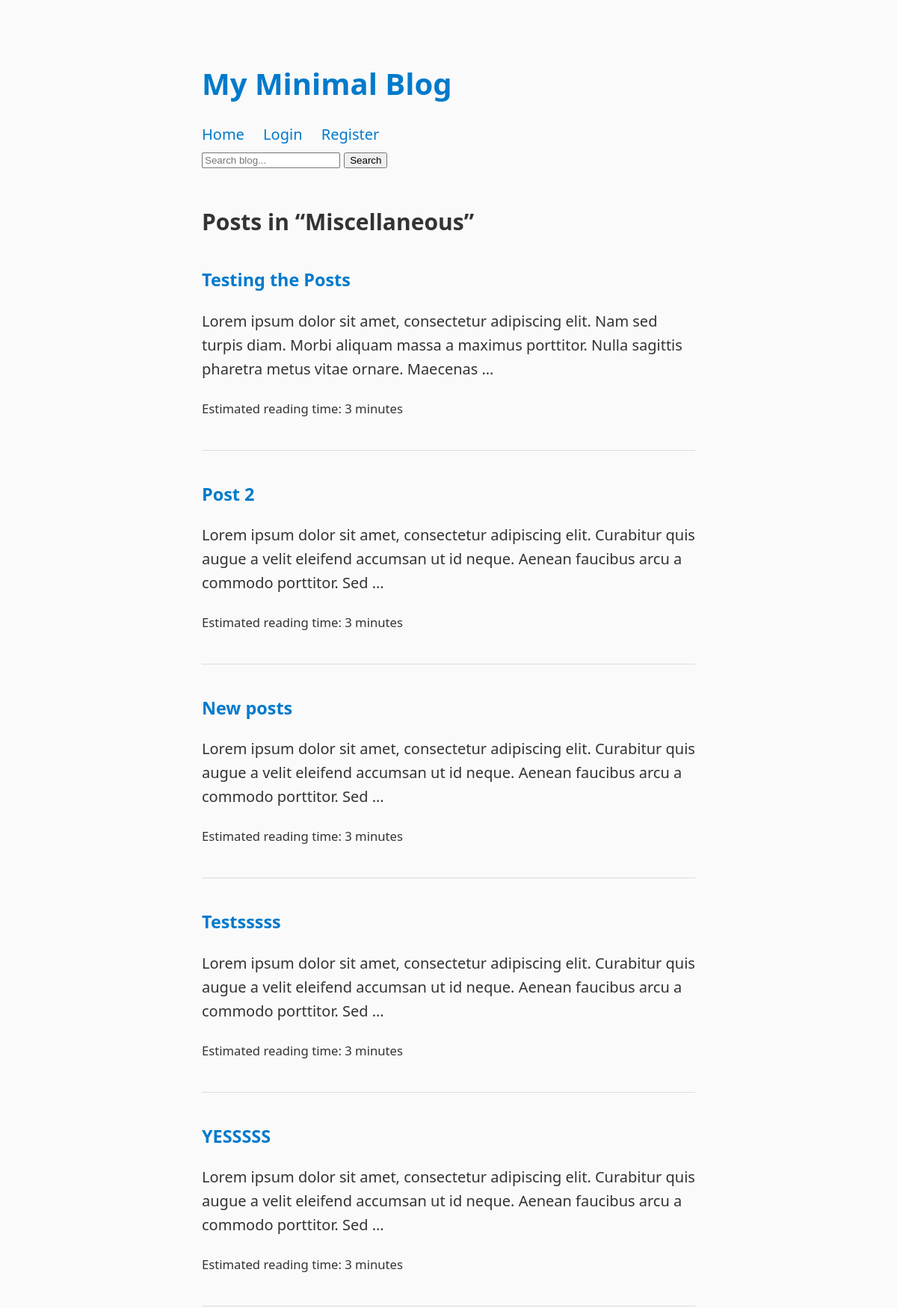
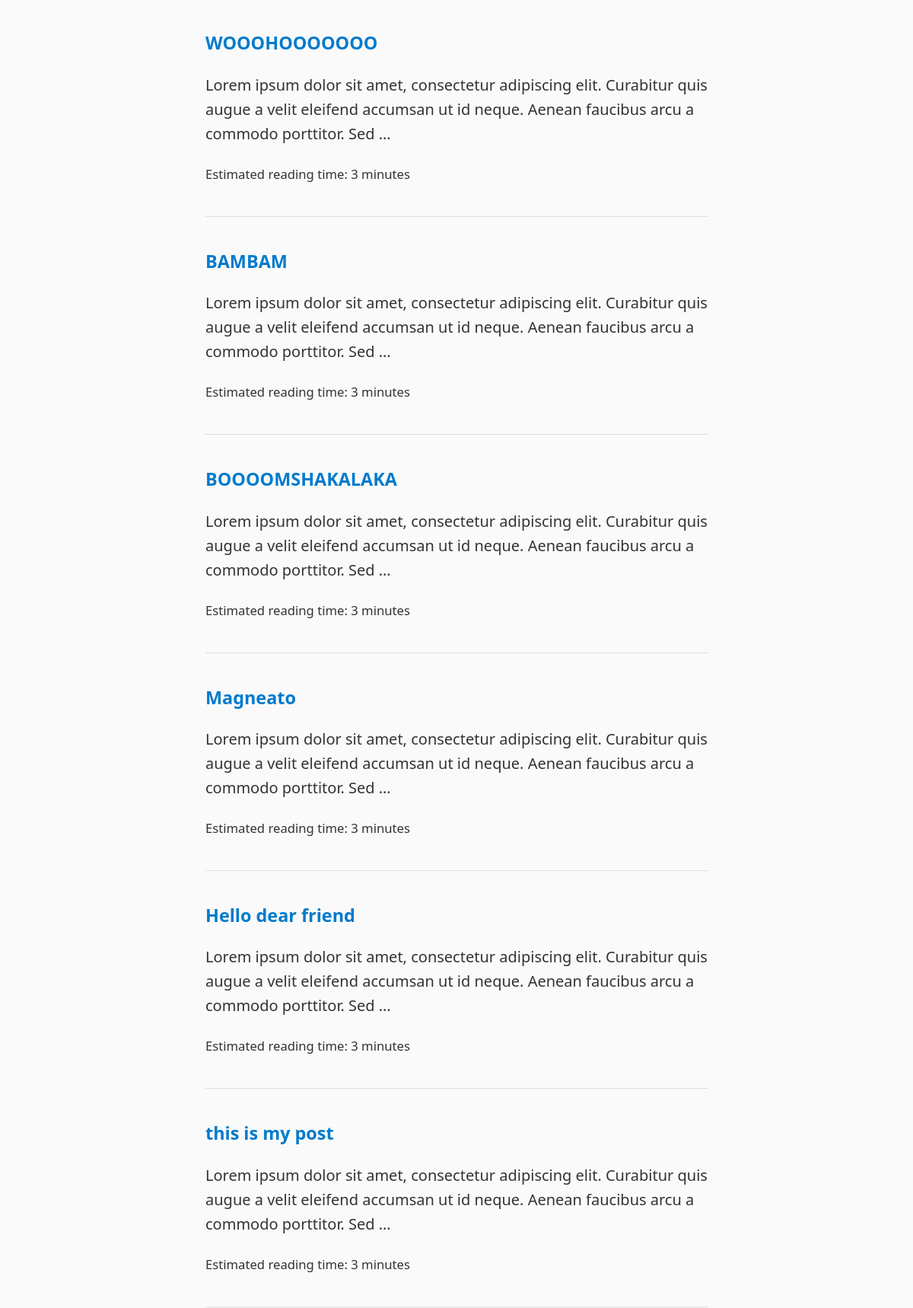
The app's page /category/misc/ (upper part) with its own data (2 pictures, top to bottom).
### blog/models.py (models this page shows, shortened)
class Category(models.Model):
    name = models.CharField(max_length=100, unique=True)
    slug = models.SlugField(unique=True)

class Post(models.Model):
    title = models.CharField(max_length=200)
    slug = models.SlugField(unique=True, blank=True)
    author = models.ForeignKey(User, on_delete=models.CASCADE)
    category = models.ForeignKey(Category, on_delete=models.SET_NULL, null=True)
    image = models.ImageField(upload_to='post_images/', blank=True, null=True)
    body = RichTextField()
    published = models.BooleanField(default=True)
    created = models.DateTimeField(auto_now_add=True)
    tags = models.ManyToManyField('Tag', blank=True, related_name='posts')
    views = models.PositiveIntegerField(default=0)
    def reading_time(self):
        plain_text = re.sub('<[^<]+?>', '', self.body)
        word_count = len(plain_text.split())
        return math.ceil(word_count / 200)  # Average adult reads ~200 wpm

### blog/views.py (the view)
# urls.py: path('category/<slug:slug>/', views.category_posts, name='category_posts'),
def category_posts(request, slug):
    category = get_object_or_404(Category, slug=slug)
    posts = Post.objects.filter(category=category, published=True)
    return render(request, 'blog/category.html', {
        'category': category,
        'posts': posts
    })

### blog/context_processors.py (called while the page is built)
def analytics_tracking_id(request):
    return {
        'GA_TRACKING_ID': settings.GA_TRACKING_ID
    }

### blog/templates/blog/category.html (shortened to what this page needs)
{% extends 'blog/base.html' %}
{% block content %}
  <h2>Posts in “{{ category.name }}”</h2>
  {% for post in posts %}
    <div class="post-preview">
      <h3><a href="{% url 'post_detail' slug=post.slug %}">{{ post.title }}</a></h3>
      <p>{{ post.body|truncatewords:25|safe }}</p>
      <p class="text-sm text-gray-500"><small>  Estimated reading time: {{ post.reading_time }} minute{{ post.reading_time|pluralize }}
      </small></p>
    </div>
  {% empty %}
    <p>No posts found in this category.</p>
  {% endfor %}
{% endblock %}

### blog/templates/blog/base.html (style rules this page uses)
html { box-sizing: border-box; max-width: 70ch; margin: auto; font-size: 1.25em; color: #333; line-height: 1.6; }
* { box-sizing: inherit; }
body { margin: 0; padding: 1em; font-family: system-ui, sans-serif; background-color: #fafafa; }
h1, h2, h3 { font-weight: 600; margin-top: 1.5em; margin-bottom: 0.5em; }
p { margin-bottom: 1em; }
a { text-decoration: none; color: #007acc; }
.post-preview { margin-bottom: 2em; border-bottom: 1px solid #ddd; padding-bottom: 1em; }

### records on screen
Category: name "Miscellaneous"
Post: title "Testing the Posts", body "Lorem ipsum dolor sit amet, consectetur adipiscing elit. Nam sed turpis diam. Morbi aliquam massa a maximus porttitor. Nulla sagittis pharetra metus vitae ornare. Maecenas …", reading_time "3"
Post: title "Post 2", body "Lorem ipsum dolor sit amet, consectetur adipiscing elit. Curabitur quis augue a velit eleifend accumsan ut id neque. Aenean faucibus arcu a commodo porttitor. Sed …", reading_time "3"
Post: title "New posts", body "Lorem ipsum dolor sit amet, consectetur adipiscing elit. Curabitur quis augue a velit eleifend accumsan ut id neque. Aenean faucibus arcu a commodo porttitor. Sed …", reading_time "3"
Post: title "Testsssss", body "Lorem ipsum dolor sit amet, consectetur adipiscing elit. Curabitur quis augue a velit eleifend accumsan ut id neque. Aenean faucibus arcu a commodo porttitor. Sed …", reading_time "3"
Post: title "YESSSSS", body "Lorem ipsum dolor sit amet, consectetur adipiscing elit. Curabitur quis augue a velit eleifend accumsan ut id neque. Aenean faucibus arcu a commodo porttitor. Sed …", reading_time "3"
Post: title "WOOOHOOOOOOO", body "Lorem ipsum dolor sit amet, consectetur adipiscing elit. Curabitur quis augue a velit eleifend accumsan ut id neque. Aenean faucibus arcu a commodo porttitor. Sed …", reading_time "3"
Post: title "BAMBAM", body "Lorem ipsum dolor sit amet, consectetur adipiscing elit. Curabitur quis augue a velit eleifend accumsan ut id neque. Aenean faucibus arcu a commodo porttitor. Sed …", reading_time "3"
Post: title "BOOOOMSHAKALAKA", body "Lorem ipsum dolor sit amet, consectetur adipiscing elit. Curabitur quis augue a velit eleifend accumsan ut id neque. Aenean faucibus arcu a commodo porttitor. Sed …", reading_time "3"
Post: title "Magneato", body "Lorem ipsum dolor sit amet, consectetur adipiscing elit. Curabitur quis augue a velit eleifend accumsan ut id neque. Aenean faucibus arcu a commodo porttitor. Sed …", reading_time "3"
Post: title "Hello dear friend", body "Lorem ipsum dolor sit amet, consectetur adipiscing elit. Curabitur quis augue a velit eleifend accumsan ut id neque. Aenean faucibus arcu a commodo porttitor. Sed …", reading_time "3"
Post: title "this is my post", body "Lorem ipsum dolor sit amet, consectetur adipiscing elit. Curabitur quis augue a velit eleifend accumsan ut id neque. Aenean faucibus arcu a commodo porttitor. Sed …", reading_time "3"
